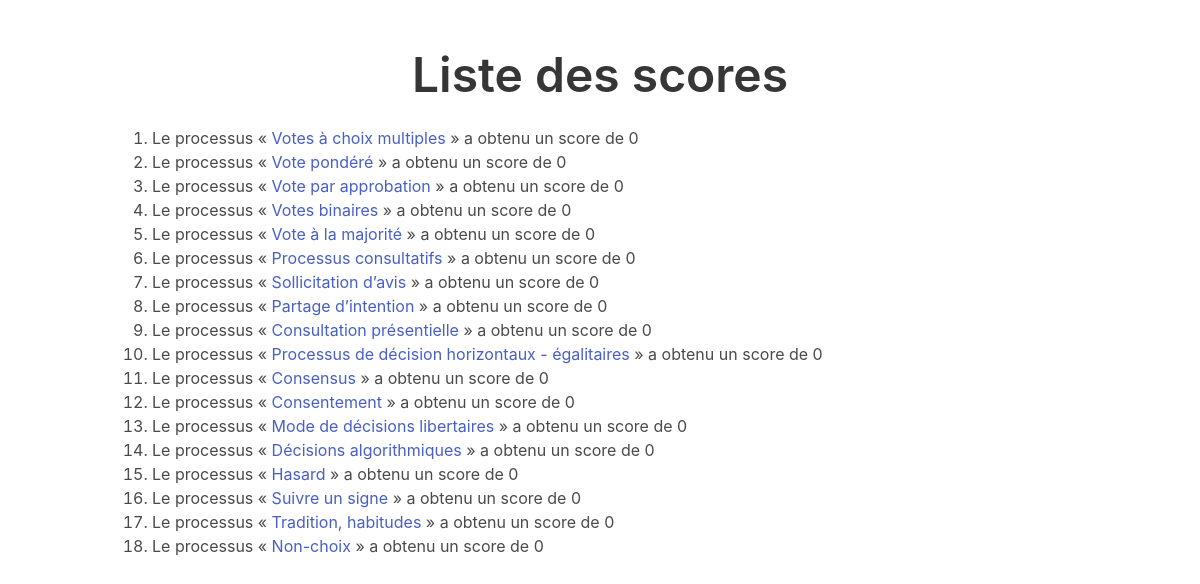
The page /recherche on the database its author committed.
### tables this page shows
CREATE TABLE processus (
    id INTEGER PRIMARY KEY AUTOINCREMENT,
    titre TEXT NOT NULL,
    description TEXT NOT NULL,
    -- textes :
    -- ce sont des textes contenant du HTML
    -- au format <ul><li>...</li></ul>
    -- car ce sont de simples listes
    avantages TEXT,
    adapte TEXT,
    risques TEXT,
    inconvenients TEXT,
    deconseille TEXT,
    points_cles TEXT,
    -- critères :
    -- ils sont au format de 14 caractères
    -- chaque caractère représente une case
    -- 0 = blanc
    -- 1 = vert pale
    -- 2 = vert foncé
    rapidite TEXT NOT NULL,
    enjeu TEXT NOT NULL,
    simplicite TEXT NOT NULL,
    taille_groupe TEXT NOT NULL,
    adhesion TEXT NOT NULL
);

### app.py (the view)
@app.route("/recherche")
def get_recherche():
    id_criteres = [i["id"] for i in criteres]
    criteres_voulus = {}
    for id_critere in id_criteres:
        if id_critere in request.args:
            criteres_voulus[id_critere] = request.args.get(id_critere)
    score_processus = {}
    for processus in retourne_tous_les_processus():
        score = get_processus_score(processus, criteres_voulus)
        score_processus[processus] = score
    processus_triees = []
    for processus, score in sorted(
        score_processus.items(), key=lambda x: x[1], reverse=True
    ):
        processus_triees.append((processus, score))
    return render_template(
        "recherche.html",
        processus_triees=processus_triees,
    )

### app.py (called while the page is built)
def get_db_connection():
    conn = sqlite3.connect(DATABASE_PATH)
    conn.row_factory = sqlite3.Row
    return conn

def retourne_tous_les_processus() -> list:
    conn = get_db_connection()
    req_select = """SELECT *
    FROM processus"""
    result = conn.execute(req_select).fetchall()
    conn.close()
    return result

def get_processus_score(processus, criteres_voulus):
    def get_affinity(critere_processus, critere_voulu):
        if critere_processus[critere_voulu] == "0":
            return -1
        elif critere_processus[critere_voulu] == "1":
            return 1
        elif critere_processus[critere_voulu] == "2":
            return 3
        else:
            return -9000
    score = 0
    for critere_voulu in criteres_voulus:
        score += get_affinity(
            processus[critere_voulu], int(criteres_voulus[critere_voulu])
        )
    return score

### templates/recherche.html (shortened to what this page needs)
{% extends 'layout.html' %}
{% block body %}
  <section class="section">
    <div class="container">
      <h1 class="title is-1 text-center" id="titre">
        Liste des scores
      </h1>
      <ol>
        {% for process in processus_triees %}
          <li>Le processus « <a href="processus/{{ process[0]['id']}}">{{ process[0]["titre"] }}</a> » a obtenu un score de {{ process[1] }}</li>
        {% endfor %}
      </ol>
    </div>
  </section>
{% endblock %}

### templates/layout.html (style rules this page uses)
.text-center { text-align: center; }
ol { padding-left: 2rem; }

### rows shown on the page
processus: titre "Votes à choix multiples", process "0"
processus: titre "Vote pondéré", process "0"
processus: titre "Vote par approbation", process "0"
processus: titre "Votes binaires", process "0"
processus: titre "Vote à la majorité", process "0"
processus: titre "Processus consultatifs", process "0"
processus: titre "Sollicitation d’avis", process "0"
processus: titre "Partage d’intention", process "0"
processus: titre "Consultation présentielle", process "0"
processus: titre "Processus de décision horizontaux - égalitaires", process "0"
processus: titre "Consensus", process "0"
processus: titre "Consentement", process "0"
processus: titre "Mode de décisions libertaires", process "0"
processus: titre "Décisions algorithmiques", process "0"
processus: titre "Hasard", process "0"
processus: titre "Suivre un signe", process "0"
processus: titre "Tradition, habitudes", process "0"
processus: titre "Non-choix", process "0"
